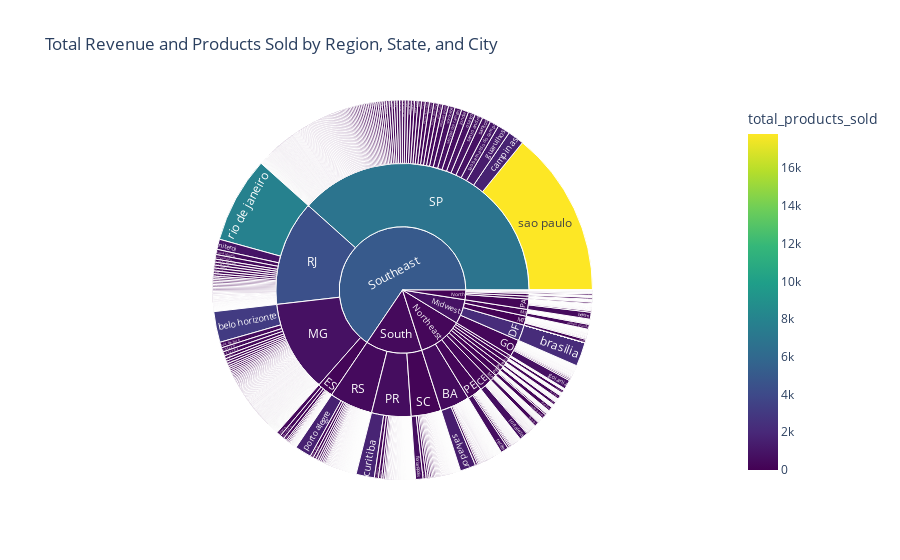

The notebook cell saved with this chart:
### Code cell
import plotly.express as px

orders_with_revenue = order_items.merge(orders, on="order_id", how="left")
orders_with_revenue = orders_with_revenue.merge(customer, on="customer_id", how="left")

# Calculate total revenue and total products sold per city, state, region
revenue_by_location = (
    orders_with_revenue.groupby(["cust_Region", "customer_state", "customer_city"])
    .agg(total_revenue=("price", "sum"), total_products_sold=("order_id", "count"))
    .reset_index()
)

# Sunburst plot
fig = px.sunburst(
    revenue_by_location,
    path=["cust_Region", "customer_state", "customer_city"],  # Hierarchy
    values="total_revenue",  # Use total revenue as size
    color="total_products_sold",  # Color by products sold
    color_continuous_scale="viridis",
    title="Total Revenue and Products Sold by Region, State, and City"
)

# Show the plot
fig.show()

### Figure 1 — Plotly figure (JSON) as saved in the notebook; plotly's stock layout.template omitted (floating-point values rounded to 4 significant figures; data arrays with more than 128 entries replaced by an {"elided": "..."} marker saying what was removed)
{"data": [{"branchvalues": "total", "customdata": {"elided": "4282x1 float values"}, "domain": {"x": [0, 1], "y": [0, 1]}, "hovertemplate": "labels=%{label}<br>total_revenue=%{value}<br>parent=%{parent}<br>id=%{id}<br>total_products_sold=%{color}<extra></extra>", "ids": {"elided": "4282 str values"}, "labels": {"elided": "4282 str values"}, "marker": {"coloraxis": "coloraxis", "colors": {"elided": "4282 float values"}}, "name": "", "parents": {"elided": "4282 str values"}, "type": "sunburst", "values": {"elided": "4282 float values"}}], "layout": {"coloraxis": {"colorbar": {"title": {"text": "total_products_sold"}}, "colorscale": [[0, "#440154"], [0.1111, "#482878"], [0.2222, "#3e4989"], [0.3333, "#31688e"], [0.4444, "#26828e"], [0.5556, "#1f9e89"], [0.6667, "#35b779"], [0.7778, "#6ece58"], [0.8889, "#b5de2b"], [1, "#fde725"]]}, "legend": {"tracegroupgap": 0}, "title": {"text": "Total Revenue and Products Sold by Region, State, and City"}}}
